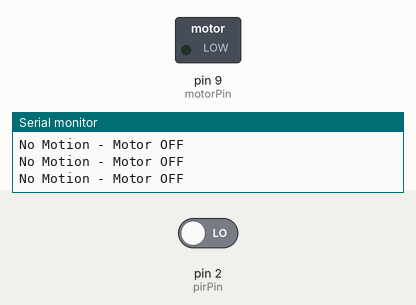
Simulated run of this sketch. Board: Arduino Uno, built with avr-gcc and run on an emulated ATmega328P. Shown: switched loads named in the sketch (green lamp = pin HIGH), the last lines printed to the serial monitor. The test bench sets the inputs (shaded band); at power-on: pin 2 (pirPin) LOW.

Above: at 1.8 s.
1.9 s: pin 2 (pirPin) driven HIGH
At 3.2 s:
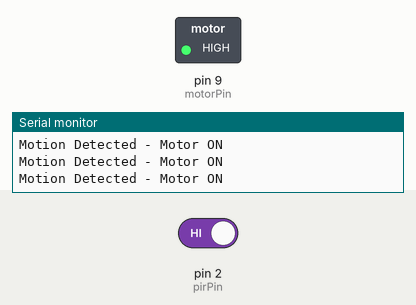
3.5 s: pin 2 (pirPin) driven LOW
At 4.3 s:
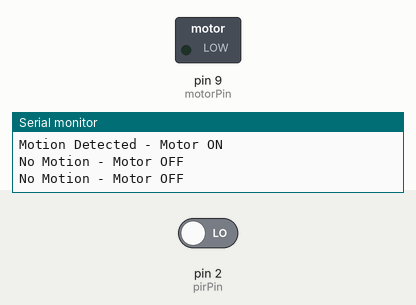
Timing chart, 0 to 6.5 s (numbered marks = the images above; inputs shaded):
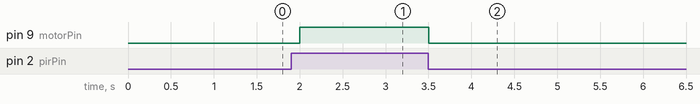

Measured:
- after the input at 1.9 s, pin 9 (motorPin): LOW → HIGH after 0.10 s
- after the input at 3.5 s, pin 9 (motorPin): HIGH → LOW at once

The sketch:

pir.ino
```cpp
int pirPin = 2;
int motorPin = 9;

void setup() {
  pinMode(pirPin, INPUT);
  pinMode(motorPin, OUTPUT);
  Serial.begin(9600);
}

void loop() {
  int motion = digitalRead(pirPin);

  if (motion == HIGH) {
    digitalWrite(motorPin, HIGH);
    Serial.println("Motion Detected - Motor ON");
  } else {
    digitalWrite(motorPin, LOW);
    Serial.println("No Motion - Motor OFF");
  }

  delay(500);
}
```
